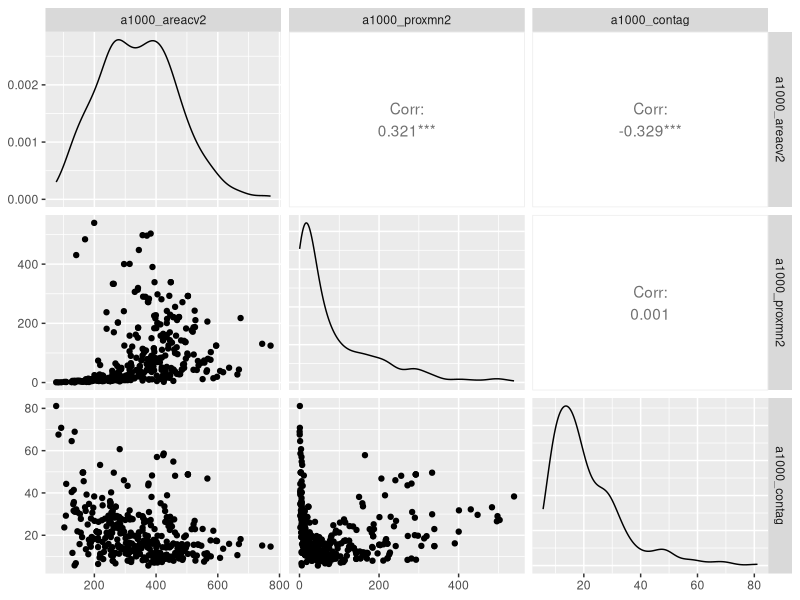
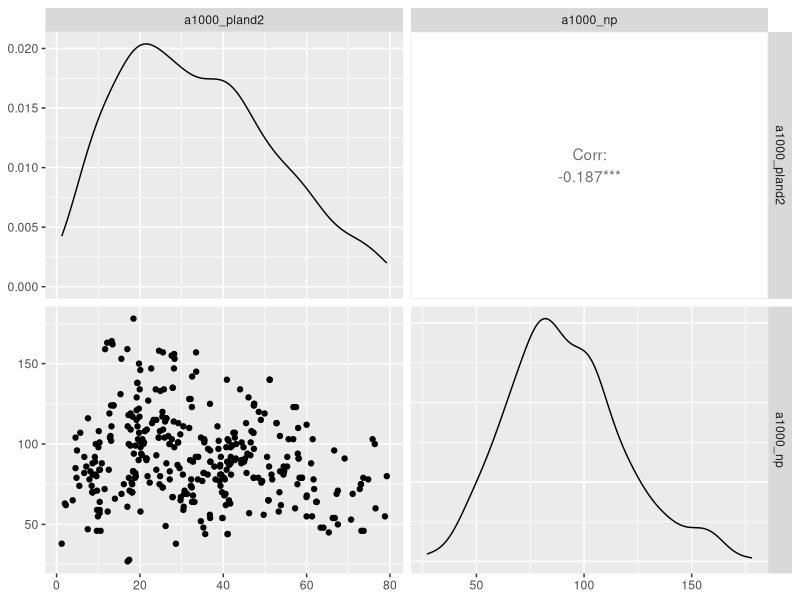

Reproduce these figures in R, in order.
# Exploration of correlation between environmental covariates
# Ana Miller-ter Kuile
# November 9, 2021

#  this script creates a correlation exploration between 
# the variables of interest for environmental covariates
# in the nest survival model


# Load packages ---------------------------------------------------------------

# Load packages, here and tidyverse for coding ease, 
package.list <- c("here", "tidyverse", 
                  "GGally", "patchwork")


## Installing them if they aren't already on the computer
new.packages <- package.list[!(package.list %in% 
                                 installed.packages()[,"Package"])]
if(length(new.packages)) install.packages(new.packages)

## And loading them
for(i in package.list){library(i, character.only = T)}


# Load data ---------------------------------------------------------------

#landscape covariates for all nests
land <- read.csv(here("data_outputs",
                      "01_cleaning",
                      "02_climate_trees",
                      "nest_landscape_1000_covariates.csv"))


# Select variables of interest --------------------------------------------

colnames(land)


#General approach:
# model selection with all ranked best to worst, then:
#chosen based on 
#1. lack of correlation with best predictors and
#2. lack of ecological redundancy/management relevance (e.g. forest patches should be this big, and
# variable; landscape itself should be patchy in this way...)

# EGG PROD ----------------------------------------------------------------

egg <- land %>%
  dplyr::select(Nest_ID, 
                a1000_areacv2,
                #a1000_lpi2,  #correlates with areacv2
                #a1000_areaam2, #correlates with areacv2
                #a1000_pland2, #correlates with areacv2
                a1000_proxmn2,
                a1000_contag) %>%
                #a1000_np2, 
                #a1000_np1,
                #a1000_np
                #a1000_areamn2) %>%
  column_to_rownames(var = "Nest_ID")
#areacv2, lpi2, areaam2, pland2, proxmn2, contag, np2, np1, np, areamn2 

ggpairs(egg)


# FLEDGE ------------------------------------------------------------------


fled <- land %>%
  dplyr::select(Nest_ID, 
                a1000_pland2, 
                #a1000_areacv2, #correlates with pland2
                #a1000_lpi2, #correlates with pland2
                #a1000_areaam2, # correlates with pland2
                #a1000_proxmn2, #correlates with pland2
                a1000_np) %>%
                #a1000_np2, #correlates with pland3
                #a1000_contag) %>% #has a weird correlation with np
                #a1000_np1, #correlates with pland2
                #a1000_areamn2 #correlates with pland2) %>%
  column_to_rownames(var = "Nest_ID")
#pland2, areacv2, lpi2, areaam2, proxmn2, np, np2, contag, np1, areamn2

ggpairs(fled)
